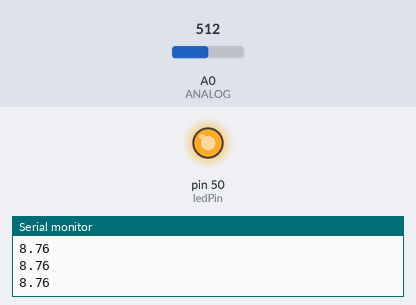
The sketch below on a simulated Arduino Mega 2560, built with avr-gcc and run on an emulated ATmega2560. Parts: output pins drawn as LEDs (lit = HIGH), the last lines printed to the serial monitor. The inputs (shaded band) are chosen by the test bench; at power-on: A0 (ANALOG) = 512.

Above: at 1.2 s.
1.3 s: A0 (ANALOG) set to 338
2.8 s: A0 (ANALOG) set to 317
At 3.6 s:
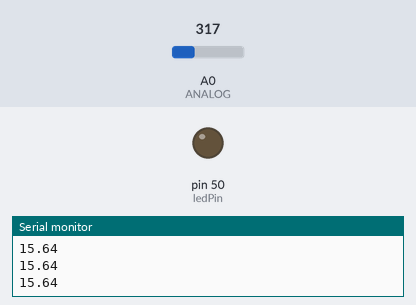
4.3 s: A0 (ANALOG) set to 511
At 5.3 s:
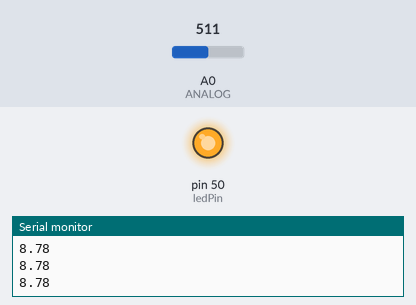
5.8 s: A0 (ANALOG) set to 306
At 6.9 s:
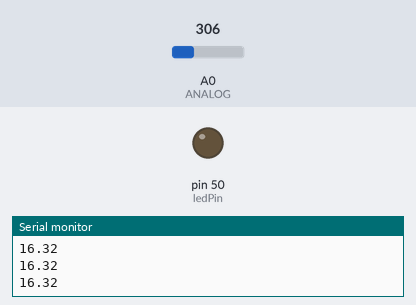
Timing chart, 0 to 8.3 s (numbered marks = the images above; inputs shaded):
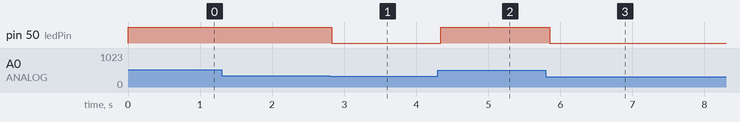

The sketch:

GP2Y_ar.ino
```cpp
//arduinoでシャープの距離センサーを使う
float Vcc = 5.0;//電源電圧
float distance_1;
float distance_2;
const int ANALOG = 0;//センサ信号入力
int ledPin = 50;

void setup(){
  pinMode(ledPin, OUTPUT);
 Serial.begin(9600);//シリアル通信
  }

void loop(){
 distance_1 = Vcc*analogRead(ANALOG)/1023; //(5.0V*センサ数値/1023)1023は5V入力時の値
 distance_2 = 26.549*pow(distance_1,-1.2091); //距離換算
 Serial.println(distance_2);
 if (distance_2<15){
  digitalWrite(ledPin, HIGH);
  }
  else{
    digitalWrite(ledPin, LOW);
  }
 delay(100);
 }
```

Measured:
- the behaviour switches between 329 and 328 on A0 (ANALOG) (found by bisection; images 0 and 1)
- after the input at 2.8 s, pin 50 (ledPin): HIGH → LOW at once
- after the input at 4.3 s, pin 50 (ledPin): LOW → HIGH at once
- after the input at 5.8 s, pin 50 (ledPin): HIGH → LOW after 0.05 s
